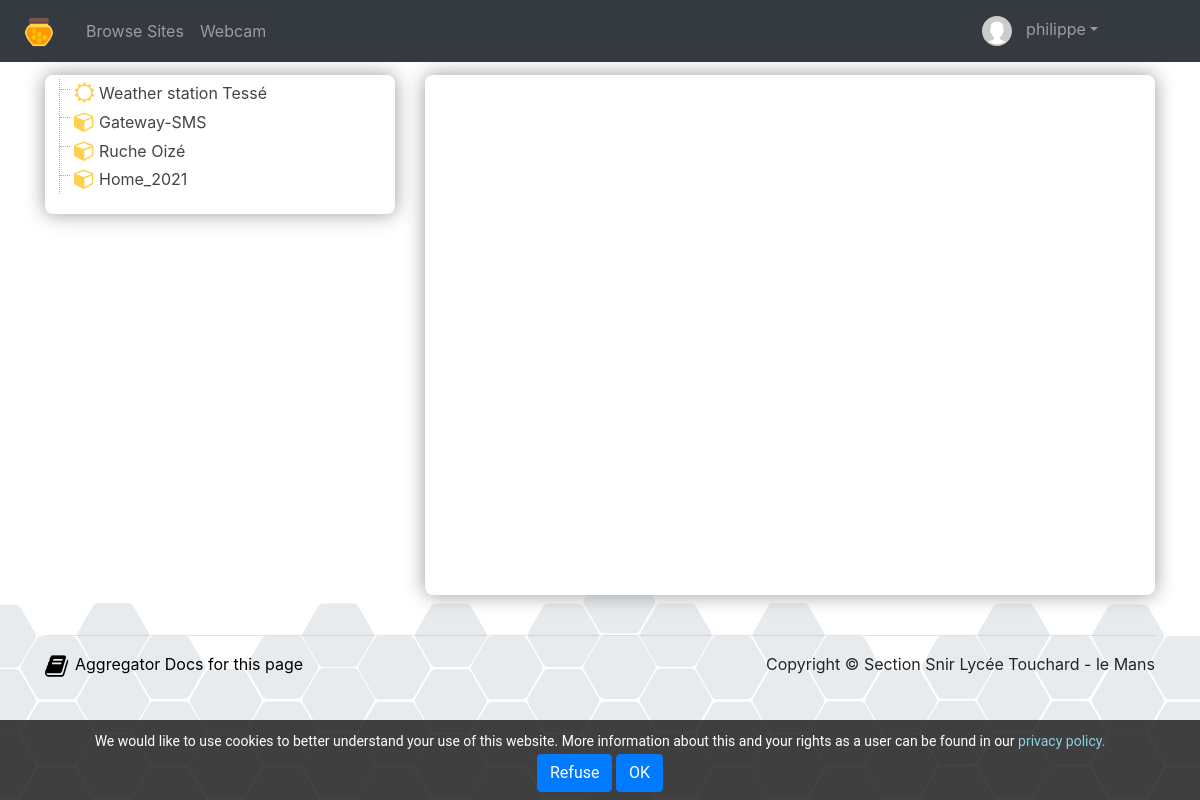
The page /accueil.php (signed in) on the database its author committed.
### tables this page shows
CREATE TABLE `things` (
  `id` int(11) NOT NULL,
  `user_id` int(10) NOT NULL,
  `latitude` decimal(9,6) DEFAULT NULL,
  `longitude` decimal(9,6) DEFAULT NULL,
  `elevation` float NOT NULL,
  `name` varchar(50) NOT NULL,
  `tag` varchar(50) NOT NULL,
  `status` enum('public','private') DEFAULT NULL,
  `local_ip_address` varchar(20) NOT NULL,
  `class` varchar(20) NOT NULL DEFAULT 'objet',
  `idDevice` varchar(20) DEFAULT NULL,
  `soundFolder` varchar(255) DEFAULT NULL,
  `blogStatus` enum('private','public') NOT NULL DEFAULT 'private'
);

### html/lang/lang.EN.php (called while the page is built, shortened)
<?php
$lang = array();
$lang['dataTables'] = "lang/dataTable.English.json";
$lang['any_entrie'] = "You haven't selected any entrie!";
$lang['several_entries'] = "You have selected several entries!";
$lang['alert'] = "Alert !";
$lang['add'] = "Add";
$lang['edit_settings'] = "Settings";
$lang['delete'] = "Delete";
$lang['Cancel'] = "Cancel";
$lang['Apply'] = "Apply";
$lang['Validate'] = "Valider";
$lang['close'] = "Close";
$lang['display'] = "Display";
$lang['refuse'] = "Refuse";
$lang['Sign_in'] = "Sign in";
$lang['User login'] = "User login";
$lang['Password'] = "Password";
$lang['Users'] = "Users";
$lang['Browse_Sites'] = "Browse Sites";
$lang['Things'] = "Things";
$lang['Channels'] = "Channels";
$lang['ThingHTTPs'] = "ThingHTTPs";
$lang['Reacts'] = "Reacts";
$lang['Sign_Out'] = "Sign Out";
$lang['My_Account'] = "My Account";
$lang['docs_page'] = "Aggregator Docs for this page";
$lang['Data_visualisation'] = "Data visualisation";
$lang['Data_Analysis'] = "Data Analysis";
$lang['Sounds'] = "Sound recordings";
$lang['Logbook'] = "LogBook";
$lang['hightchart'] = '{
    lang: {
        months: ["January", "February", "March", "April", "May", "June", "July", "August", "September", "October", "November", "December"],
        weekdays: ["Sunday", "Monday", "Tuesday", "Wednesday", "Thursday", "Friday", "Saturday"],
        shortMonths: ["Jan", "Feb", "Mar", "Apr", "May", "Jun", "Jul", "Aug", "Sep", "Oct", "Nov", "Dec"],
        decimalPoint: ".",
        resetZoom: "Reset zoom",
        resetZoomTitle: "Reset zoom à  1:1",
        downloadPNG: "Download PNG image",
        downloadJPEG: "Download JPEG image",
        downloadPDF: "Download PDF document",
        downloadSVG: "Download SVG vector image",
        printChart: "Print chart",
        noData: "No data to display",
        loading: "Loading...",
	viewFullscreen : "View in full screen"
    }
}';
$lang['graphic'] = "Graphic";
$lang['hide_all'] = "Hide All";
$lang['more_historical_data'] = "More Historical Data";
$lang['setting filter'] = "Setting filter";
$lang['simple_moving_average'] = "Simple Moving Average";
$lang['exponential_moving_average'] = "Exponential Moving Average";
$lang['period'] = "Period";
$lang['smoothed'] = "smoothed";
$lang['xDateFormat'] = "%A, %b %e, %H:%M";
$lang['Change_Password'] = "Change Password";
$lang['Change_Time_Zone'] = "Change Time Zone";
$lang['New_API_Key'] = "New API Key";
$lang['Suspending'] = "Suspending";
$lang['Failed_login'] = "Failed login";
$lang['Failed_logins'] = "Failed Logins";
$lang['user'] = "User";
$lang['Users_suspending'] = "Users suspending";
$lang['API_Key'] = "API_Key";
$lang['login'] = "Login";
$lang['last_sign_in'] = "Last Sign In";
$lang['count'] = "Count";
$lang['language'] = "language";
$lang['rights'] = "Rights";
$lang['tel_number'] = "Tel Number";
$lang['delay_SMS'] = "SMS send interval limit";
$lang['confirm_password'] = "Confirm Password";
$lang['confirm_password_not_match'] = "Password and Confirm Password not match";
$lang['Time_Zone'] = "Time Zone";
$lang['thing'] = "Thing";
?>

### html/lang/lang.conf.php (called while the page is built, shortened)
<?php
	if(isset($_SESSION["language"]) and $_SESSION["language"] !== ''){
		$langue = strtolower($_SESSION["language"]);
	}else{
		$langue = autoSelectLanguage(array('fr','en'), 'en');
	}
	function autoSelectLanguage($aLanguages, $sDefault = 'en') {
	    if(!empty($_SERVER['HTTP_ACCEPT_LANGUAGE'])) {
		    $aBrowserLanguages = explode(',',$_SERVER['HTTP_ACCEPT_LANGUAGE']);
		    foreach($aBrowserLanguages as $sBrowserLanguage) {
		        $sLang = strtolower(substr($sBrowserLanguage,0,2));
		        if(in_array($sLang, $aLanguages)) {
			        return $sLang;
		        }
		    }
	    }
	    return $sDefault;
	}
?>

### html/accueil.php (the view, shortened to what this page needs)
<?php
require_once('./lang/lang.conf.php');
$bdd = Api::connexionBD(BASE);
function listerChannels($id) {
    global $bdd;
    $sql = 'SELECT count(*) as nb FROM `channels` WHERE `thing_id`=' . $bdd->quote($id);
    if ($bdd->query($sql)->fetchObject()->nb > 0) {
        $sql = 'SELECT * FROM `channels` WHERE `thing_id`=' . $bdd->quote($id);
        $reponse = $bdd->query($sql);
    }
}
function afficherArbre() {
    global $bdd;
    try {
        if (isset($_SESSION['droits']) && $_SESSION['droits'] == 1)
			$sql = "SELECT * FROM `things` where user_id = " . $_SESSION['id'];
        else if (isset($_SESSION['droits']) && $_SESSION['droits'] > 1)
            $sql = "SELECT * FROM `things`";
        else
            $sql = 'SELECT * FROM `things` where status = "public";';
        $reponse = $bdd->query($sql);
        while ($thing = $reponse->fetchObject()) {
            echo '<li class="folder-root ' . $thing->class . '">	<a href="#">' . $thing->name . '</a><ul>';
			listerChannels($thing->id);
            echo '</ul></li>';
        }
    } catch (\PDOException $ex) {
        echo "erreur BDD";
        die('Erreur : ' . $ex->getMessage());
    }
}
?>
<!DOCTYPE html>
<html>
    <head>
        <link rel="stylesheet" href="css/bootstrap.min.css" />
        <link rel="stylesheet" href="css/ruche.css" />
    </head>
    <body>
        <?php require_once 'menu.php'; ?>
        <div class="container" style="padding-top: 75px;">
            <div class="row">
                <div class="col-md-4 col-sm-12 col-xs-12">
                    <div class="popin" style="margin: 0px; padding : 4px;">
                        <ul class="file-tree ">
                            <?php afficherArbre(); ?>
                        </ul>
                    </div>
                </div>
                <div class="col-md-8 col-sm-12 col-xs-12">
                    <div class="popin" style="margin: 0px;">
                        <div  id="map-canvas" style = "height: 500px; width: 100%;" ></div>
                    </div>
                </div>
            </div>
            <?php
            require_once 'piedDePage.php';
            require_once 'cookieConsent.php';
            ?>
        </div>
    </body>
</html>

### html/menu.php (shortened to what this page needs)
<?php
    require_once('lang/lang.conf.php');
    $racine = './';
?>
	<nav class="navbar navbar-expand-md navbar-dark bg-dark fixed-top">
		<a class="navbar-brand" href="<?= $racine ?>">
			<img alt="Beehive logo" height="30" id="nav-Beehive-logo" src="<?php echo $racine ?>images/beehive_logo.png" style="padding: 0 8px; ">
		</a>
		<div class="collapse navbar-collapse" id="navbarsExampleDefault">
		<ul class="navbar-nav mr-auto">
			<li class="nav-item">
				<a class="nav-link" href="<?php echo $racine ?>accueil" id="nav-sign-in"><?= $lang['Browse_Sites'] ?></a>
			</li>
			<li class="nav-item">
				<a class="nav-link" href="<?php echo $racine ?>webcam" id="nav-sign-in">Webcam</a>
			</li>
        </ul>
		<ul class="navbar-nav navbar-right" style="margin-right: 78px;">
			<li class="nav-item">
				<?php
				if (!isset($_SESSION['login']))
					echo "<a class='nav-link' href='{$racine}administration/' id='nav-sign-in'>{$lang['Sign_in']}</a>\n";
				else{
					echo "<li class='nav-item dropdown'>\n";
					echo "<a class='nav-link dropdown-toggle' href='#' id='navbardrop' data-toggle='dropdown'>\n";
					echo "<img alt='Avatar' height='30' id='nav-avatar-logo' src='{$racine}images/icon-avatar.svg' style='padding: 0 10px; '>\n";
					echo $_SESSION['login'];
					echo "</a>\n";
					echo "</li>\n";
				}
				?>
			</li>
		</ul>
		</div>
    </nav>

### html/piedDePage.php
<footer>
	<br />
       <hr>
	<div class="row">
		<div class="col-md-6 col-sm-6 col-xs-12">
			<?php
			$lien =  basename($_SERVER['SCRIPT_NAME']);
			echo "<p class='support'><a href = './support/{$langue}/{$lien}'>{$lang['docs_page']}</a></p>" ?>
		</div>
		<div class="col-md-6 col-sm-6 col-xs-12">
			<p class= 'copyright'>Copyright &copy; Section Snir Lycée Touchard - le Mans</p>
		</div>
       </div>
   </footer>

### html/cookieConsent.php
<?php
   require_once('lang/lang.conf.php');
   if ( isset($_SESSION['cookieConsent']) && $_SESSION['cookieConsent'] === "0" ){
		$style = '';
	}else{
	    $style = "style = 'display: none;'";
	}
?>
<div id="cookieConsent" <?= $style ?>>
	<?= $lang['cookieConsent'] ?><a href='support/<?= strtolower($_SESSION["language"]); ?>/privacy.php' target='_blank'> <?= $lang['privacy_policy'] ?>.</a><br/>
	<form class="form-horizontal" method="post" action="<?= $_SERVER['SCRIPT_NAME'] ?>" name="consent" >
		<button type="submit" class="btn btn-primary" value="Refuse" name="refuse" > <?= $lang['refuse'] ?></button>
		<button type="submit" class="btn btn-primary" value="OK" name="accept" > OK</button>
	</form>
</div>

### html/css/ruche.css (style rules this page uses)
body { background-image: url(fond.svg); background-repeat: repeat-x; background-repeat-x: repeat; background-repeat-y: no-repeat; background-position: 0 100%; background-position-x: 0px; background-position-y: 100%; -webkit-background-size: auto 230px; background-size: auto 230px; background-attachment: fixed; }
.popin { background-color: #fff; border-radius: 8px; box-shadow: 0 0 20px #999; padding: 10px; margin-top: 10px; }
a { color:#000; }
.support:before { content: "\f02d"; font-family: FontAwesome; text-decoration: inherit; color: #000; font-size: 25px; position: absolute; top: -4px; left: 15px; }
.support { padding-left: 30px; }
.copyright { float: right; }
#cookieConsent { background-color: rgba(20, 20, 20, 0.8); min-height: 70px; font-size: 14px; color: #fff; line-height: 26px; padding: 8px 0 8px 0px; font-family: "Roboto", Helvetica, Arial, sans-serif; position: fixed; bottom: 0; left: 0; right: 0; z-index: 9999; text-align: center; }
#cookieConsent a { color: #8fd0df; text-decoration: none; }
.file-list, .file-list ul { list-style-type: none; font-size:1em; line-height:1.8em; margin-left:10px; padding-left:14px; border-left:1px dotted #aaa; }
.file-list li { position: relative; padding-left:25px; }
.file-list li a { text-decoration: none; color:#444; }
.file-list li a:before { display:block; content: " "; width:10px; height:1px; position:absolute; border-bottom:1px dotted #aaa; top:.6em; left:-14px; }
.file-list li:before { list-style-type: none; font-family: FontAwesome; display:block; content:'\f1fe'; position:absolute; top:0px; left:0px; width:20px; height:20px; font-size:1.3em; color:#555; }
.file-list .folder-root { list-style-type: none; }
.file-list .folder-root a { text-decoration:none; }
.file-list .weather:before { color:#FFD04E; content: "\f185"; }
.file-list .objet:before { color:#FFD04E; content: "\f1b2"; }

### rows shown on the page
things: name "Weather station Tessé"
things: name "Gateway-SMS"
things: name "Ruche Oizé"
things: name "Home_2021"

### other values the page prints
$lang['Browse_Sites'] "Browse Sites"
$_SESSION['login'] "philippe"
$lang['docs_page'] "Aggregator Docs for this page"
$lang['cookieConsent'] "We would like to use cookies to better understand your use of this website. More information about this and your rights as a user can be found in our"
$lang['privacy_policy'] "privacy policy"
$lang['refuse'] "Refuse"
